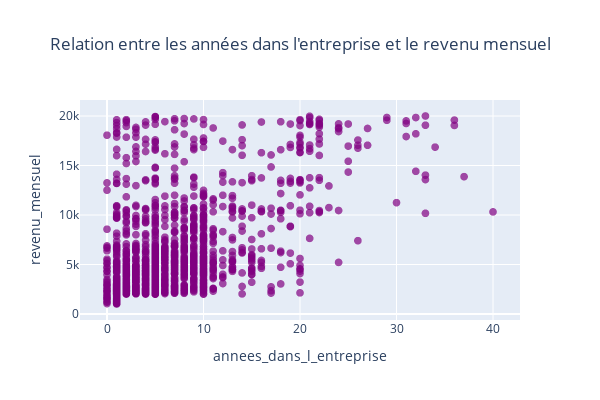

The cell this chart's notebook holds for it:
### Markdown cell above
#### Relation entre le nombre d'années dans l'entreprise et le revenu mensuel

### Code cell
fig2 = px.scatter(
    donnees_rh,
    x="annees_dans_l_entreprise",
    y="revenu_mensuel",
    title="Relation entre les années dans l'entreprise et le revenu mensuel",
)
fig2.update_layout(
    width=600,
    height=400,
    title_x=0.5
)
fig2.update_traces(
    marker=dict(color="purple", size=8, opacity=0.7))
fig2.show()
pio.write_image(fig2, "../Graph/graph_etape_1/Relation_annees_entreprise_revenu.png")

### Figure 1 — Plotly figure (JSON) as saved in the notebook; plotly's stock layout.template omitted (floating-point values rounded to 4 significant figures; data arrays with more than 128 entries replaced by an {"elided": "..."} marker saying what was removed)
{"data": [{"hovertemplate": "annees_dans_l_entreprise=%{x}<br>revenu_mensuel=%{y}<extra></extra>", "legendgroup": "", "marker": {"color": "purple", "opacity": 0.7, "size": 8, "symbol": "circle"}, "mode": "markers", "name": "", "showlegend": false, "type": "scattergl", "x": {"elided": "1470 int values"}, "xaxis": "x", "y": {"elided": "1470 int values"}, "yaxis": "y"}], "layout": {"height": 400, "legend": {"tracegroupgap": 0}, "title": {"text": "Relation entre les années dans l'entreprise et le revenu mensuel", "x": 0.5}, "width": 600, "xaxis": {"anchor": "y", "domain": [0, 1], "title": {"text": "annees_dans_l_entreprise"}}, "yaxis": {"anchor": "x", "domain": [0, 1], "title": {"text": "revenu_mensuel"}}}}
